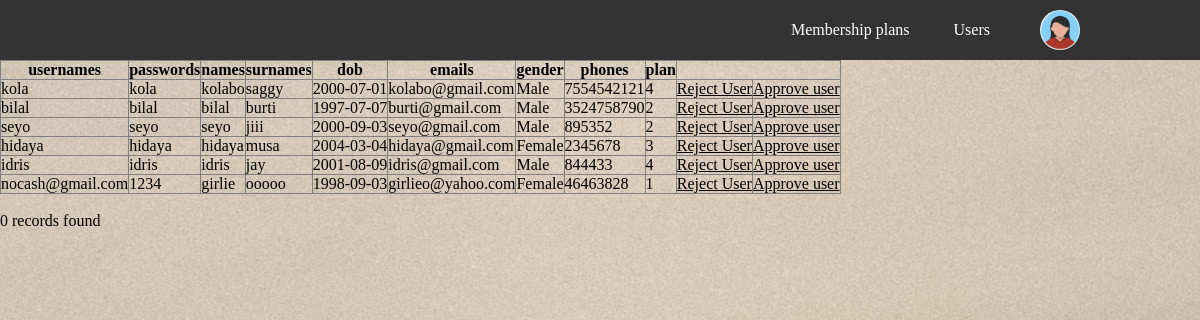
/waitingusers.php (signed in), run on the app's committed database.
### tables this page shows
CREATE TABLE `waitingusers` (
  `username` varchar(20) NOT NULL,
  `password` varchar(20) NOT NULL,
  `name` varchar(20) NOT NULL,
  `surname` varchar(20) NOT NULL,
  `dob` date NOT NULL,
  `email` varchar(20) NOT NULL,
  `gender` varchar(20) NOT NULL,
  `phone` varchar(20) NOT NULL,
  `plan` int(20) NOT NULL
);

### waitingusers.php (the view, shortened to what this page needs)
<!DOCTYPE html>
<html lang="en">
<head>
    <link rel="stylesheet" href="navbar.css">
</head>
<body background="11.jpg">
<div class="hero">
    <nav>
      <ul>
        <li><a href="./listpackage.php">Membership plans</a></li>
        <li><a href="./listusers.php">Users</a></li>
      </ul>
      <?php
      if (isset($_SESSION['username'])) {
      ?>
        <img width="auto" src="user.png" class="user-pic" alt="" onclick="toggleMenu()">
      <?php
      }
      ?>
    </nav>
  </div>
</body>
</html>
              <?php
$localhost = 'localhost';
$dbuser = 'phpuser';
$dbpass = 'phppwd';
$horse = 'phpclub';
$cnn = @mysqli_connect($localhost, $dbuser, $dbpass, $horse) or exit('Connection failed.' . mysqli_connect_errno());
 $query="select * from waitingusers";
 $stmt=mysqli_stmt_init($cnn);
 mysqli_stmt_prepare($stmt,$query) or exit('Query Error.'. mysqli_stmt_errno($stmt));
 mysqli_stmt_execute($stmt) or exit('Query Execution failed.'. mysqli_stmt_errno($stmt));
 mysqli_stmt_bind_result($stmt,$username,$password,$name,$surname,$dob,$email,$gender,$phone,$plan) or exit('Result storage failed.'. mysqli_stmt_errno($stmt));;
 echo '<table border="1"><tr><th>usernames</th><th>passwords</th><th>names</th><th>surnames</th><th>dob</th><th>emails</th><th>gender</th><th>phones</th><th>plan</th></tr>';
 while(mysqli_stmt_fetch($stmt)){
 echo '<tr>';
 echo "<td>$username</td>";
 echo "<td>$password</td>";
 echo "<td>$name</td>";
 echo "<td>$surname</td>";
 echo "<td>$dob</td>";
 echo "<td>$email</td>";
 echo "<td>$gender</td>";
 echo "<td>$phone</td>";
 echo "<td>$plan</td>";
 echo "<td><a style='color:black' href='./deleteuser.php?username=".$username."' >Reject User</a></td>";
 echo "<td><a style='color:black' href='./adduser.php?username=".$username."'>Approve user</a></td>";
 echo '</tr>';
 }
 echo '</table><br/>';
  echo mysqli_stmt_num_rows($stmt).' records found<br/>';
 ?>
    </body>
</html>

### navbar.css (style rules this page uses)
* { margin: 0; padding: 0; font-family: 'Poppins', 'sans-serif'; box-sizing: border-box; }
.hero { width: 100%; background: #eceaff; color: #525252; }
nav { background: #333; width: 100%; padding: 10px 10%; display: flex; align-items: center; justify-content: space-between; position: relative; }
.user-pic { width: 40px; border-radius: 50%; cursor: pointer; margin-left: 30px; }
nav ul { width: 100%; text-align: right; }
nav ul li { display: inline-block; list-style: none; margin: 10px 20px; }
nav ul li a { color: #fff; text-decoration: none; }

### waitingusers.php (style rules this page uses)
table { border-collapse: collapse; }

### data on the page
waitingusers: password "kola", name "kolabo", surname "saggy", dob "2000-07-01", email "kolabo@gmail.com", gender "Male", phone "7554542121", plan "4"
waitingusers: password "bilal", name "bilal", surname "burti", dob "1997-07-07", email "burti@gmail.com", gender "Male", phone "3524758790", plan "2"
waitingusers: password "seyo", name "seyo", surname "jiii", dob "2000-09-03", email "seyo@gmail.com", gender "Male", phone "895352", plan "2"
waitingusers: password "hidaya", name "hidaya", surname "musa", dob "2004-03-04", email "hidaya@gmail.com", gender "Female", phone "2345678", plan "3"
waitingusers: password "idris", name "idris", surname "jay", dob "2001-08-09", email "idris@gmail.com", gender "Male", phone "844433", plan "4"
waitingusers: password "1234", name "girlie", surname "ooooo", dob "1998-09-03", email "girlieo@yahoo.com", gender "Female", phone "46463828", plan "1"

### other printed values
mysqli_stmt_num_rows($stmt) "0"
